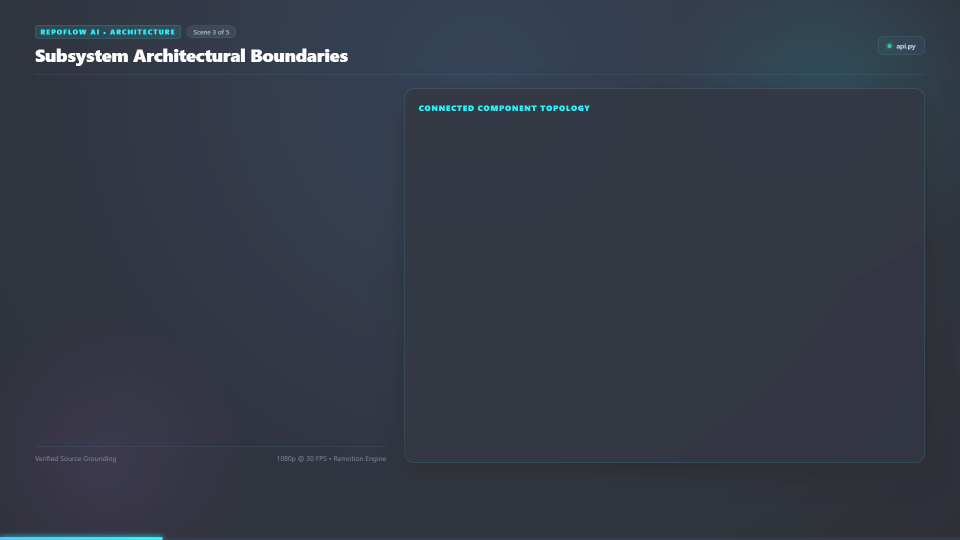
#> input picture reports/frame_115.png, 1920 x 1080 px (shown at 1/2 size)
$ python create_contact_sheet.py ../reports out.png
#> lines starting #> are read from the running program, lines starting #| are printed output that depends on the picture
from __future__ import annotations

import argparse
from pathlib import Path

from PIL import Image, ImageDraw, ImageFont


def main() -> None:
    parser = argparse.ArgumentParser(description="Create a contact sheet from extracted video frames.")
    parser.add_argument("frames_dir", type=Path)
    parser.add_argument("output", type=Path)
    parser.add_argument("--columns", type=int, default=3)
    args = parser.parse_args()
    frames = sorted(args.frames_dir.glob("*.png"))
    if not frames:
        raise SystemExit(f"No PNG frames found in {args.frames_dir}")
    thumb_w, thumb_h = 480, 270
    label_h = 34
    rows = (len(frames) + args.columns - 1) // args.columns
    sheet = Image.new("RGB", (args.columns * thumb_w, rows * (thumb_h + label_h)), (7, 15, 27))
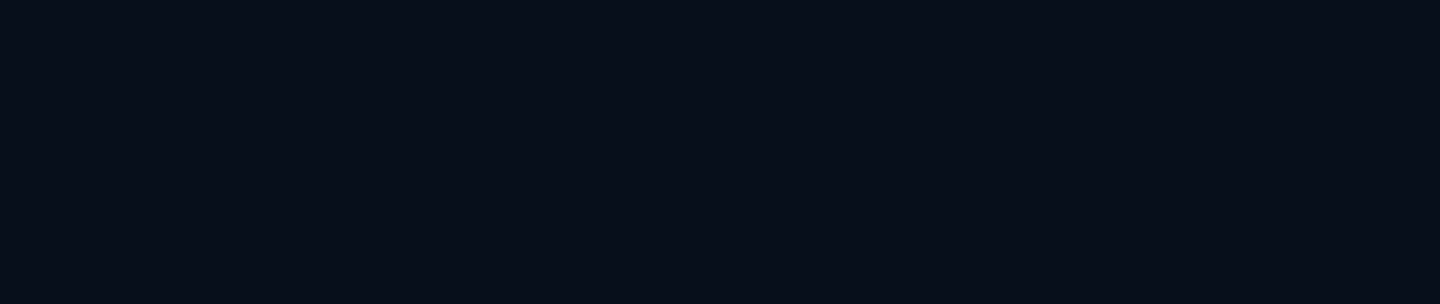
#> sheet: PIL image 1440x304 RGB; mean R, G, B 7, 15, 27
    draw = ImageDraw.Draw(sheet)
    font = ImageFont.load_default()
    for index, frame_path in enumerate(frames):
        image = Image.open(frame_path).convert("RGB")
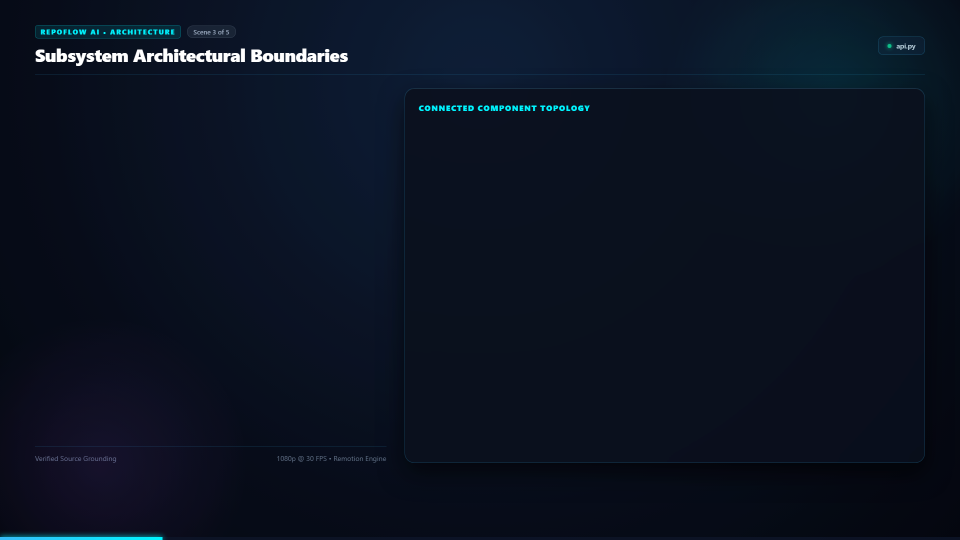
#> image: PIL image 1920x1080 RGB (shown at 1/2 size); mean R, G, B 10.6, 18.5, 33.2
        image.thumbnail((thumb_w, thumb_h))
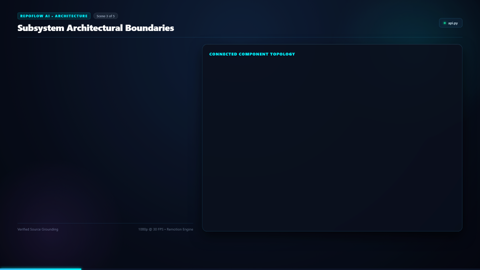
#> image: PIL image 480x270 RGB; mean R, G, B 10.7, 18.6, 33.3
        x = (index % args.columns) * thumb_w
        y = (index // args.columns) * (thumb_h + label_h)
        sheet.paste(image, (x, y))
        draw.text((x + 8, y + thumb_h + 8), frame_path.name, fill=(210, 230, 245), font=font)
#> pass 2 of the loop in main, `for index, frame_path in enumerate(frames):`:
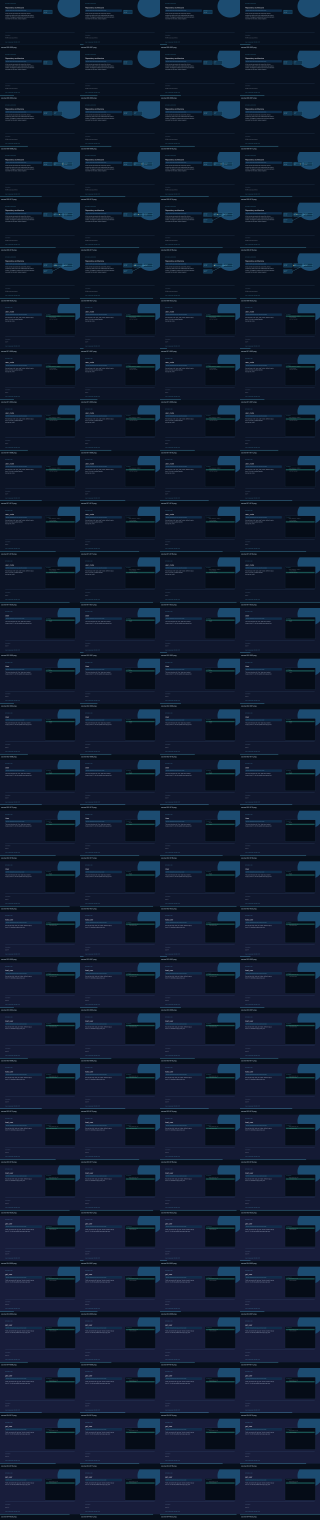
#> input picture reports/sample_contact_sheet.png, 1920 x 9120 px (shown at 1/6 size)
#> in main, image is the input picture: PIL image 1920x9120 RGB; mean R, G, B 16.2, 27.4, 47.9
#> in main, `image.thumbnail((thumb_w, thumb_h))`:
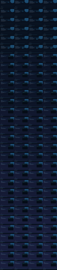
#> image: PIL image 57x270 RGB; mean R, G, B 16.2, 27.5, 47.9
#> in main, `sheet.paste(image, (x, y))`:
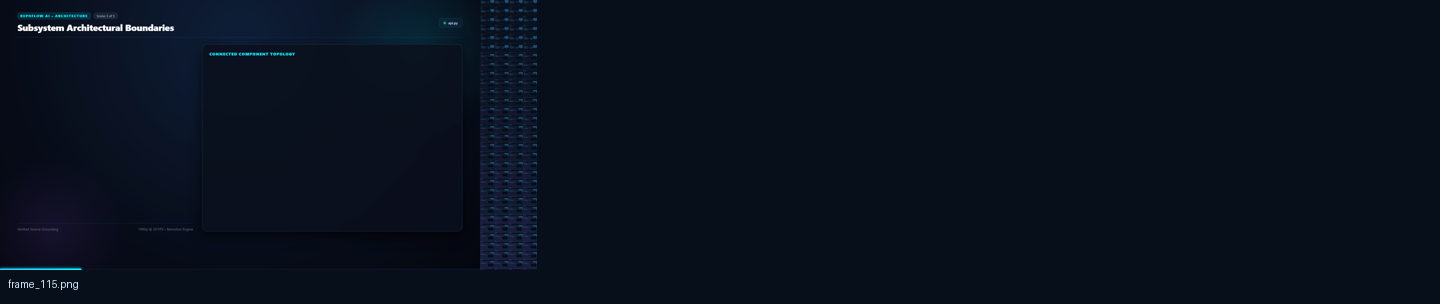
#> sheet: PIL image 1440x304 RGB; mean R, G, B 8.5, 16.6, 29.7
    args.output.parent.mkdir(parents=True, exist_ok=True)
    sheet.save(args.output)
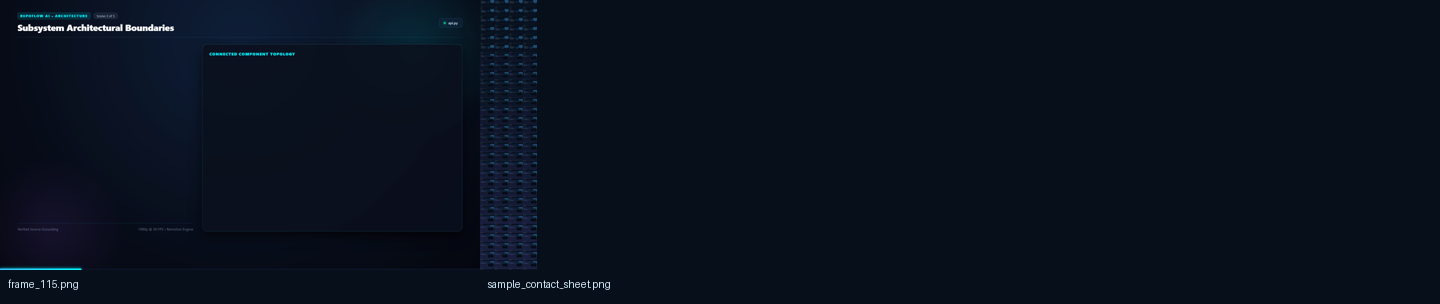
#> saved as out.png: PIL image 1440x304 RGB; mean R, G, B 8.6, 16.7, 29.8
    print(args.output)


if __name__ == "__main__":
    main()
